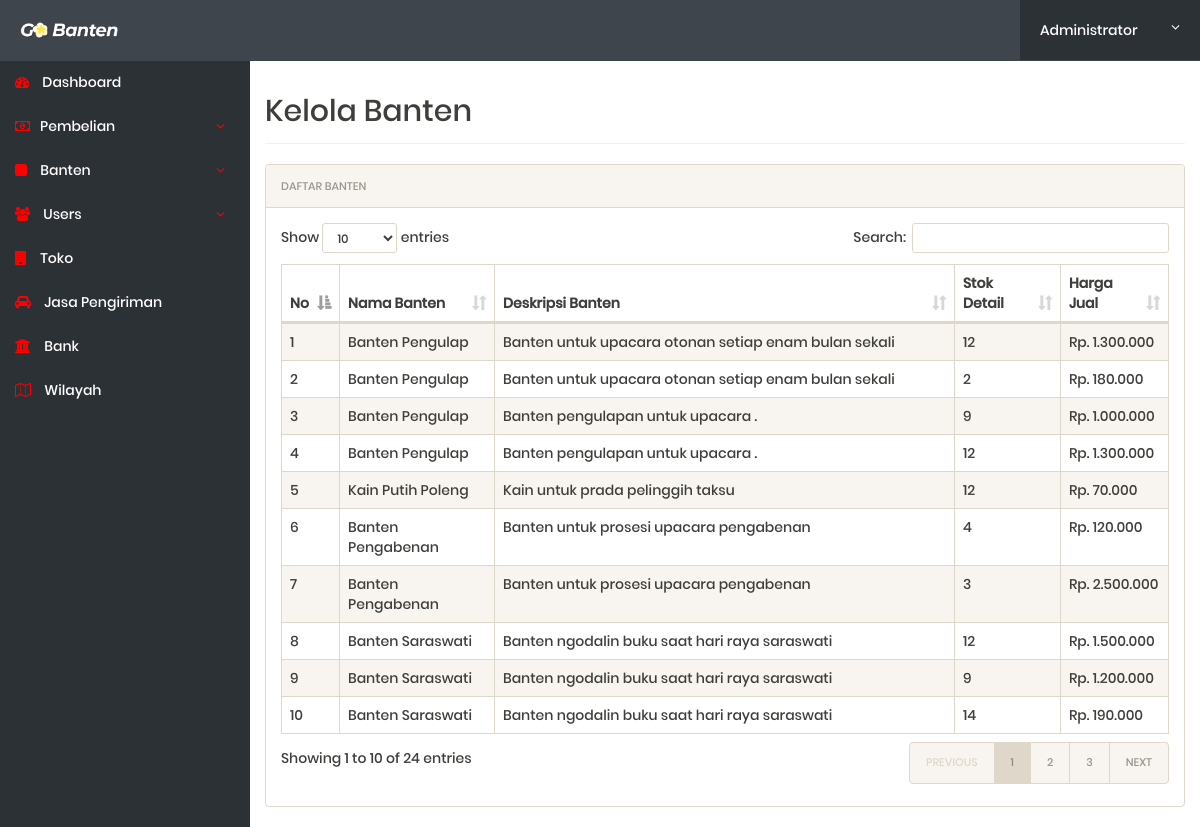
Screenshot of /admin/banten.php (signed in) with the database file from the repository.
### tables this page shows
CREATE TABLE `detailbanten` (
  `id_detail` int(11) NOT NULL,
  `id_banten` int(11) NOT NULL,
  `id_tingkatan` int(11) NOT NULL,
  `stok_detail` int(11) NOT NULL,
  `diskon_detail` int(11) NOT NULL,
  `hargajual_detail` int(11) NOT NULL,
  `hargadiskon_detail` int(11) NOT NULL,
  `ratingproduk_detail` int(11) NOT NULL DEFAULT '0'
);

CREATE TABLE `banten` (
  `id_banten` int(11) NOT NULL,
  `id_kategori` int(11) NOT NULL,
  `id_toko` int(11) NOT NULL,
  `nama_banten` varchar(255) NOT NULL,
  `deskripsi_banten` varchar(400) NOT NULL,
  `kelengkapan_banten` varchar(400) NOT NULL,
  `foto_banten` varchar(255) NOT NULL
);

### admin/includes/format_rupiah.php (called while the page is built, shortened)
<?php
	function format_rupiah($rp) {
		$jumlah = number_format($rp, 0, ",", ".");
		$rupiah = "Rp. ". $jumlah;
		return $rupiah;
	}
?>

### admin/banten.php (the view, shortened to what this page needs)
<?php
include('includes/config.php');
include('includes/format_rupiah.php');
if(strlen($_SESSION['alogin'])==0){
	header('location:index.php');
} else{ ?>
<!doctype html>
<html lang="en" class="no-js">
<head>
	<link rel="stylesheet" type="text/css" href="fonts/font-awesome-4.7.0/css/font-awesome.min.css">
	<link rel="stylesheet" href="css/bootstrap.min.css">
	<link rel="stylesheet" href="css/dataTables.bootstrap.min.css">
	<link rel="stylesheet" href="css/bootstrap-social.css">
	<link rel="stylesheet" href="css/bootstrap-select.css">
	<link rel="stylesheet" href="css/fileinput.min.css">
	<link rel="stylesheet" href="css/awesome-bootstrap-checkbox.css">
	<link rel="stylesheet" href="css/style.css">
</head>
<body>
	<?php include('includes/header.php');?>
	<div class="ts-main-content">
		<?php include('includes/leftbar.php');?>
		<div class="content-wrapper">
			<div class="container-fluid">
				<div class="row">
					<div class="col-md-12">
						<h2 class="page-title">Kelola Banten</h2>
						<div class="panel panel-default">
							<div class="panel-heading">Daftar Banten</div>
							<div class="panel-body">
								<table id="zctb" class="display table table-striped table-bordered table-hover" cellspacing="0" width="100%">
									<thead>
										<tr>
											<th>No</th>
											<th>Nama Banten</th>
											<th>Deskripsi Banten</th>
											<th>Stok Detail</th>
											<th>Harga Jual</th>
										</tr>
									</thead>
									<tbody>
									<?php
										$nomor = 0;
										$sqlbanten = "SELECT banten.*, detailbanten.*  FROM banten,detailbanten WHERE banten.id_banten=detailbanten.id_banten ORDER BY banten.id_banten ASC";
										$querybanten = mysqli_query($koneksidb,$sqlbanten);
										while ($result = mysqli_fetch_array($querybanten)){
											$nomor++;
											?>
										<tr>
											<td><?php echo htmlentities($nomor);?></td>
											<td><?php echo htmlentities($result['nama_banten']);?></td>
											<td><?php echo htmlentities($result['deskripsi_banten']);?></td>
											<td><?php echo htmlentities($result['stok_detail']);?></td>
											<td><?php echo format_rupiah($result['hargajual_detail']);?></td>
										</tr>
										<?php } ?>
									</tbody>
								</table>
							</div>
						</div>
					</div>
				</div>
			</div>
		</div>
	</div>
</body>
</html>
<?php } ?>

### admin/includes/header.php (shortened to what this page needs)
<div class="brand clearfix">
	<a class="logo"><img src="img/logo2.png"></a>
		<ul class="ts-profile-nav">
			<li class="ts-account">
				<a href="#">Administrator <i class="fa fa-angle-down hidden-side"></i></a>
			</li>
		</ul>
	</div>

### admin/includes/leftbar.php (shortened to what this page needs)
<nav class="ts-sidebar">
		<ul class="ts-sidebar-menu">
			<li><a href="dashboard.php"><i class="fa fa-dashboard"></i> Dashboard</a></li>
			<li><a href="#"><i class="fa fa-money"></i>Pembelian</a>
			</li>
			<li><a href="#"><i class="fa fa-square"></i> Banten</a>
			</li>
			<li><a href="#"><i class="fa fa-users"></i> Users</a>
			</li>
			<li><a href="toko.php"><i class="fa fa-building"></i> Toko</a></li>
			<li><a href="jasa.php"><i class="fa fa-car"></i> Jasa Pengiriman</a></li>
			<li><a href="bank.php"><i class="fa fa-bank"></i> Bank</a></li>
			<li><a href="wilayah.php"><i class="fa fa-map-o"></i> Wilayah</a></li>
		</ul>
</nav>

### admin/css/style.css (style rules this page uses)
html { font-size: 14px; }
@media only screen and (min-width: 480px) { html { font-size: 17px; } }
@media only screen and (min-width: 768px) { html { font-size: 14px; } }
body { font-size: 1em; }
a { color: red; }
.panel { overflow: hidden; }
ul, li { margin: 0; padding: 0; list-style: none; }
.page-title { padding-bottom: 15px; margin-bottom: 20px; border-bottom: 1px solid #f0f0f0; }
.brand { background: #3e454c; position: relative; z-index: 3; position: fixed; width: 100%; top: 0; }
.brand .logo { box-sizing: border-box; padding: 20px; float: left; display: block; width: 200px; }
@media only screen and (min-width: 992px) { .brand .logo { width: 250px; } }
.brand .logo img { height: 20px; }
.brand .ts-profile-nav { float: right; display: none; }
.brand .ts-profile-nav li { float: left; position: relative; }
.brand .ts-profile-nav li a { display: block; padding: 20px; color: #fff; }
.brand .ts-profile-nav .ts-account .fa-angle-down { float: right; }
.brand .ts-profile-nav .ts-account a { font-family: Poppins-Medium; width: 180px; background:#2c3136; }
@media only screen and (min-width: 992px) { .brand .ts-profile-nav { display: block; } }
.ts-sidebar { background: #2c3136; max-height: 0; transition: max-height 0.3s; overflow: hidden; position: fixed; z-index: 2; width: 100%; bottom: 0; top: 60px; overflow-y: auto; }
@media only screen and (min-width: 992px) { .ts-sidebar { max-height: 100%; bottom: 0; } }
.ts-sidebar-menu a { font-family: Poppins-Medium; display: block; text-decoration: none; padding: 12px 15px; color: #fff; }
.ts-sidebar-menu li { position: relative; }
.ts-sidebar-menu li i { color: red; margin-right: 10px; }
.ts-main-content .content-wrapper { font-family: Poppins-Medium; padding-top: 15px; margin-top: 60px; }
@media only screen and (min-width: 992px) { .ts-main-content .ts-sidebar { width: 250px; float: left; } }
@media only screen and (min-width: 992px) { .ts-main-content .content-wrapper { margin-left: 250px; } }

### rows the page displays
detailbanten: id_banten.nama_banten "Banten Pengulap", id_banten.deskripsi_banten "Banten untuk upacara otonan setiap enam bulan sekali", stok_detail "12", hargajual_detail "Rp. 1.300.000"
detailbanten: id_banten.nama_banten "Banten Pengulap", id_banten.deskripsi_banten "Banten untuk upacara otonan setiap enam bulan sekali", stok_detail "2", hargajual_detail "Rp. 180.000"
detailbanten: id_banten.nama_banten "Banten Pengulap", id_banten.deskripsi_banten "Banten pengulapan untuk upacara .", stok_detail "9", hargajual_detail "Rp. 1.000.000"
detailbanten: id_banten.nama_banten "Banten Pengulap", id_banten.deskripsi_banten "Banten pengulapan untuk upacara .", stok_detail "12", hargajual_detail "Rp. 1.300.000"
detailbanten: id_banten.nama_banten "Kain Putih Poleng", id_banten.deskripsi_banten "Kain untuk prada pelinggih taksu", stok_detail "12", hargajual_detail "Rp. 70.000"
detailbanten: id_banten.nama_banten "Banten Pengabenan", id_banten.deskripsi_banten "Banten untuk prosesi upacara pengabenan", stok_detail "4", hargajual_detail "Rp. 120.000"
detailbanten: id_banten.nama_banten "Banten Pengabenan", id_banten.deskripsi_banten "Banten untuk prosesi upacara pengabenan", stok_detail "3", hargajual_detail "Rp. 2.500.000"
detailbanten: id_banten.nama_banten "Banten Saraswati", id_banten.deskripsi_banten "Banten ngodalin buku saat hari raya saraswati", stok_detail "12", hargajual_detail "Rp. 1.500.000"
detailbanten: id_banten.nama_banten "Banten Saraswati", id_banten.deskripsi_banten "Banten ngodalin buku saat hari raya saraswati", stok_detail "9", hargajual_detail "Rp. 1.200.000"
detailbanten: id_banten.nama_banten "Banten Saraswati", id_banten.deskripsi_banten "Banten ngodalin buku saat hari raya saraswati", stok_detail "14", hargajual_detail "Rp. 190.000"
